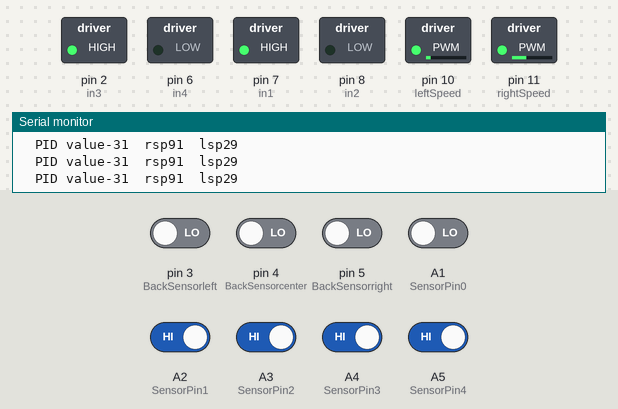
Recording of a sketch running on a simulated Arduino Uno, built with avr-gcc and run on an emulated ATmega328P. Parts: switched loads named in the sketch (green lamp = pin HIGH), the last lines printed to the serial monitor. The test bench sets the inputs (shaded band); at power-on: A2 (SensorPin1), A3 (SensorPin2), A4 (SensorPin3), A5 (SensorPin4) HIGH, A1 (SensorPin0), pin 3 (BackSensorleft), pin 4 (BackSensorcenter), pin 5 (BackSensorright) LOW.

Above: at 1.2 s.
1.3 s: A1 (SensorPin0) driven HIGH
At 2.8 s:
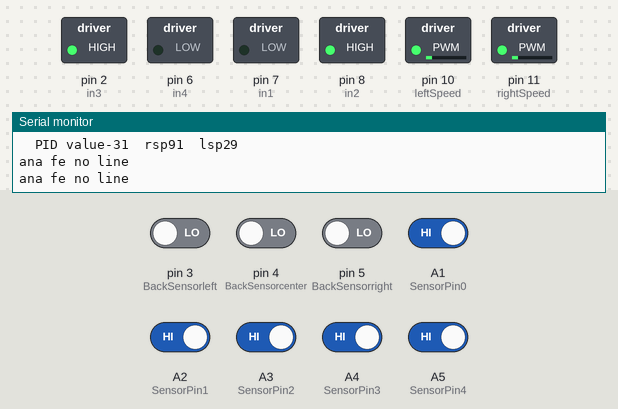
3.3 s: A2 (SensorPin1) driven LOW
At 4.4 s:
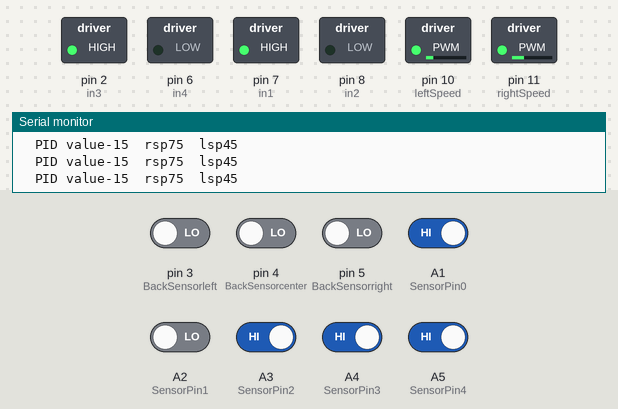
5.3 s: A3 (SensorPin2) driven LOW
At 6.2 s:
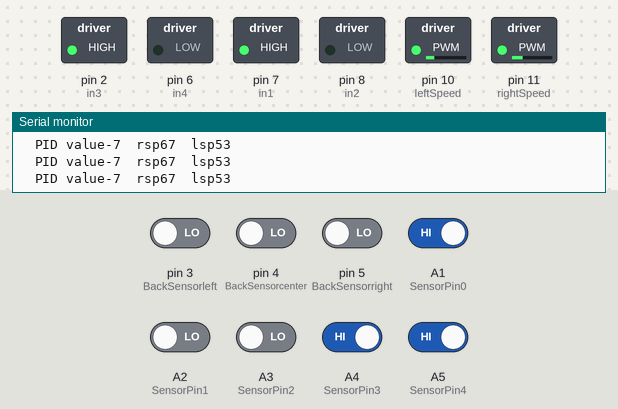
8.3 s: A2 (SensorPin1) driven HIGH
At 9.0 s:
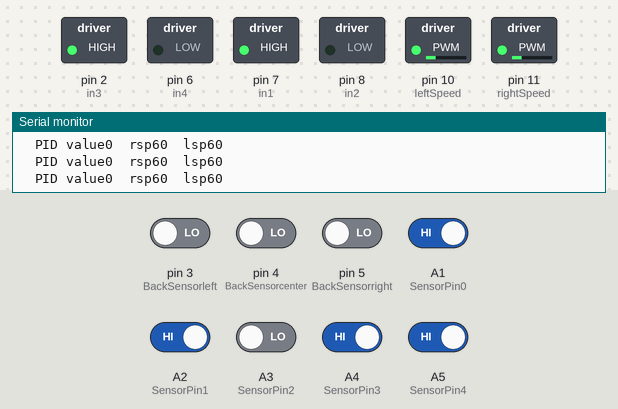
9.8 s: A4 (SensorPin3) driven LOW
At 10.9 s:
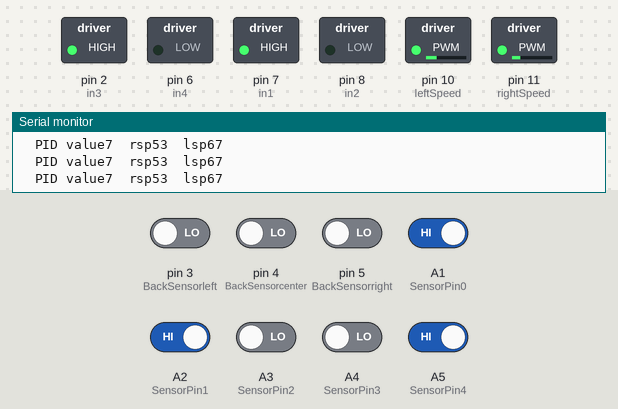
Timing chart, 0 to 12.8 s (numbered marks = the images above; inputs shaded):
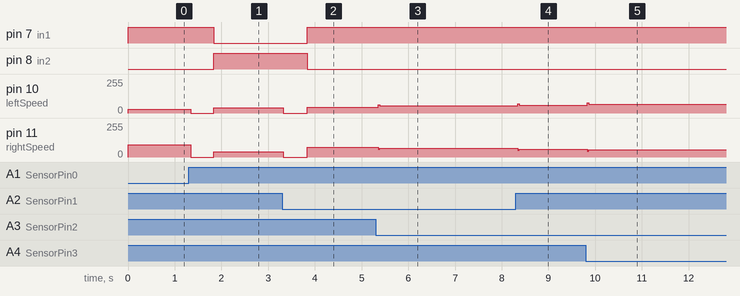

The sketch:

mazeOpt2.ino
```cpp
const int SensorPin0 = A1;
const int SensorPin1 = A2;
const int SensorPin2 = A3;
const int SensorPin3 = A4;
const int SensorPin4 = A5;

const int BackSensorleft = 3;    // left
const int BackSensorcenter = 4;  // right
const int BackSensorright = 5;   // right

const int leftSpeed = 10;  // means pin 9 on the Arduino controls the speed of left motor
const int rightSpeed = 11;
const int in1 = 7;  // in1
const int in2 = 8;  // in2

// left 1 and left 2 control the direction of rotation of left motor
const int in3 = 2;  // in3
const int in4 = 6;  // in4
int NO_LINE_COUNTER = 0;
// char path[100] = "";
// unsigned char pathLength = 0; // the length of the path
// int pathIndex = 0;
int error = 0;
// int extraInch = 200;
int LFSensor[5] = { 0, 0, 0, 0, 0 };
int BKSensor[3] = { 0, 0, 0 };
char path[100] = "";
unsigned char pathLength = 0;  // the length of the path
int pathIndex = 0;
// #define turning_speed 80
int P, D, I = 0, previousError, PIDvalue;
int lsp, rsp;
int lfspeed = 60;
int turnspeed = 50;
double Kp = 7.8;
double Ki = 0;
double Kd = 10;

#define STOPPED 0
#define FOLLOWING_LINE 1
#define NO_LINE 2
#define CONT_LINE 3
#define RIGHT_TURN 4
#define LEFT_TURN 5

int mode = STOPPED, previousMode = STOPPED;
int status = false;
void PID() {

  if (LFSensor[0] == 0 && LFSensor[1] == 0 && LFSensor[2] == 1 && LFSensor[3] == 0 && LFSensor[4] == 0)
    error = 0;
  else if (LFSensor[0] == 0 && LFSensor[1] == 0 && LFSensor[2] == 1 && LFSensor[3] == 1 && LFSensor[4] == 0)
    error = 1;
  else if (LFSensor[0] == 0 && LFSensor[1] == 0 && LFSensor[2] == 0 && LFSensor[3] == 1 && LFSensor[4] == 0)
    error = 2;
  else if (LFSensor[0] == 0 && LFSensor[1] == 0 && LFSensor[2] == 0 && LFSensor[3] == 1 && LFSensor[4] == 1)
    error = 3;
  else if (LFSensor[0] == 0 && LFSensor[1] == 0 && LFSensor[2] == 0 && LFSensor[3] == 0 && LFSensor[4] == 1)
    error = 4;
  else if (LFSensor[0] == 0 && LFSensor[1] == 1 && LFSensor[2] == 1 && LFSensor[3] == 0 && LFSensor[4] == 0)
    error = -1;
  else if (LFSensor[0] == 0 && LFSensor[1] == 1 && LFSensor[2] == 0 && LFSensor[3] == 0 && LFSensor[4] == 0)
    error = -2;
  else if (LFSensor[0] == 1 && LFSensor[1] == 1 && LFSensor[2] == 0 && LFSensor[3] == 0 && LFSensor[4] == 0)
    error = -3;
  else if (LFSensor[0] == 1 && LFSensor[1] == 0 && LFSensor[2] == 0 && LFSensor[3] == 0 && LFSensor[4] == 0)
    error = -4;

  P = error;
  I += error;
  D = (error - previousError);
  PIDvalue = Kp * P + Ki * I + Kd * D;
  previousError = error;

  lsp = lfspeed - PIDvalue;
  rsp = lfspeed + PIDvalue;
  if (lsp > 255)
    // lsp = 150;
    lsp = 255;
  if (lsp < 0)
    lsp = 0;
  if (rsp > 255)
    // rsp = 150;
    rsp = 255;
  if (rsp < 0)
    rsp = 0;

  Serial.print("  PID value");
  Serial.print(PIDvalue);

  Serial.print("  rsp");
  Serial.print(lsp);
  Serial.print("  lsp");
  Serial.println(rsp);


  analogWrite(leftSpeed, rsp);
  analogWrite(rightSpeed, lsp);
}

void readLightSensor() {
  // 0 --> white
  LFSensor[0] = !digitalRead(SensorPin0);
  LFSensor[1] = !digitalRead(SensorPin1);
  LFSensor[2] = !digitalRead(SensorPin2);
  LFSensor[3] = !digitalRead(SensorPin3);
  LFSensor[4] = !digitalRead(SensorPin4);
}
void readBackSensor() {

  BKSensor[0] = digitalRead(BackSensorleft);    // left
  BKSensor[1] = digitalRead(BackSensorcenter);  // right
  BKSensor[2] = digitalRead(BackSensorright);
}

void testLFSensor() {
  Serial.print(LFSensor[0]);
  Serial.print(" ");
  Serial.print(LFSensor[1]);
  Serial.print(" ");
  Serial.print(LFSensor[2]);
  Serial.print(" ");
  Serial.print(LFSensor[3]);
  Serial.print(" ");
  Serial.println(LFSensor[4]);

  Serial.print(BKSensor[0]);
  Serial.print(" ");
  Serial.print(BKSensor[1]);
  Serial.print(" ");
  Serial.println(BKSensor[2]);
}

void Read_IR_sensors() {
  readLightSensor();
  readBackSensor();
  previousMode = mode;
  if (LFSensor[0] && LFSensor[1] && LFSensor[2] && LFSensor[3] && LFSensor[4]) {
    // 11111
    mode = CONT_LINE;
    // error = 0;
  } else if (!LFSensor[0] && LFSensor[2] && LFSensor[3] && LFSensor[4]) {
    // 0XXX1
    mode = RIGHT_TURN;
    // error = 0;
  } else if (LFSensor[0] && LFSensor[1] && LFSensor[2] && !LFSensor[4]) {
    // 1XXX0
    // 100X0
    mode = LEFT_TURN;
    // error = 0;
  } else if (!LFSensor[0] && !LFSensor[1] && !LFSensor[2] && !LFSensor[3] && !LFSensor[4] && previousMode == FOLLOWING_LINE && mode==FOLLOWING_LINE && BKSensor[0] == 0 && BKSensor[1] == 0 && BKSensor[2] == 0) {
    // 00000
    mode = NO_LINE;
    // error = 0;
  } else
    mode = FOLLOWING_LINE;
}

void setup() {
  Serial.begin(9600);
  pinMode(SensorPin0, INPUT);
  pinMode(SensorPin1, INPUT);
  pinMode(SensorPin2, INPUT);
  pinMode(SensorPin3, INPUT);
  pinMode(SensorPin4, INPUT);

  pinMode(BackSensorright, INPUT);
  pinMode(BackSensorcenter, INPUT);
  pinMode(BackSensorleft, INPUT);

  pinMode(in1, OUTPUT);
  pinMode(in2, OUTPUT);
  pinMode(in3, OUTPUT);
  pinMode(in4, OUTPUT);
  pinMode(leftSpeed, OUTPUT);
  pinMode(rightSpeed, OUTPUT);
  digitalWrite(in1, HIGH);
  digitalWrite(in2, LOW);
  digitalWrite(in3, HIGH);
  digitalWrite(in4, LOW);
}

void stopCar() {
  analogWrite(rightSpeed, 0);
  analogWrite(leftSpeed, 0);
}

void forward() {
  digitalWrite(in1, HIGH);
  digitalWrite(in2, LOW);
  digitalWrite(in3, HIGH);
  digitalWrite(in4, LOW);
  PID();
}
void adjustDirection() {
  digitalWrite(in1, HIGH);
  digitalWrite(in2, LOW);
  digitalWrite(in3, HIGH);
  digitalWrite(in4, LOW);
}

void left() {               // rotates the car left, assuming speed leftSpeedVal and rightSpeedVal are set high enough
  digitalWrite(in1, HIGH); //right
  digitalWrite(in2, LOW); //right
  digitalWrite(in3, HIGH);
  digitalWrite(in4, LOW);
  analogWrite(rightSpeed, turnspeed);
  analogWrite(leftSpeed, 0);
  // Serial.println("lefttttt");
}
void Uturn() {              // rotates the car left, assuming speed leftSpeedVal and rightSpeedVal are set high enough
  digitalWrite(in1, LOW);   //right
  digitalWrite(in2, HIGH);  //right
  digitalWrite(in3, HIGH);
  digitalWrite(in4, LOW);
  analogWrite(rightSpeed, 38);
  analogWrite(leftSpeed, 38);
  // Serial.print("uturn");
}

void right() {
  digitalWrite(in1, HIGH);
  digitalWrite(in2, LOW);
  digitalWrite(in3, HIGH);
  digitalWrite(in4, LOW);
  analogWrite(rightSpeed, 0);
  analogWrite(leftSpeed, turnspeed);
}
void recIntersection(char direction) {
  path[pathLength] = direction;  // Store the intersection in the path variable.
  pathLength++;
  // Serial.print(direction);

  // simplifyPath();  // Simplify the learned path.
}

void mazeSolve() {

  // // Serial.println("In Maze");
  // while (!status)  // it does not reach the end
  // {
    // Serial.println("In status");
    // Serial.print("Mode");
    // Serial.println(mode);

    Read_IR_sensors();

    switch (mode) {
      case NO_LINE:
        Serial.println("ana fe no line");
        // if (digitalRead(BackSensorleft) == 0 && digitalRead(BackSensorcenter) == 0 && digitalRead(BackSensorright) == 0) {
          Serial.println("ana fe no line");
          stopCar();
          delay(500);
          Uturn();
          delay(1000);
          Serial.println("ana abl el while");
          // while (!(BKSensor[0] == 0 && BKSensor[1] == 1 && BKSensor[2] == 0)) {
          //   Serial.println("ana fel while ele fe no line");
          // }
          while (!(LFSensor[0] == 1 || LFSensor[1] == 1 || LFSensor[2] == 1)) {
            Serial.println("ana fel while ele fe no line");
            readLightSensor();
          }
          stopCar();
          Serial.println("ana ba3d el sto0p");
          delay(500);
        // }
          // if (path[pathLength] != 'B')
          //   recIntersection('B');
        break;

      case RIGHT_TURN:
        Serial.println("RIGHT_TURN");
        adjustDirection();
        ///Reaching right turn
        readBackSensor();

        // Serial.print("Bara while  ");
        // Serial.println(BKSensor[2]);

        while (!(BKSensor[2] == 1 && BKSensor[1] == 1))  //not black
        {                                                // 0 -> there is right turn
          readBackSensor();
          // Serial.print("Gowa while  ");
          // Serial.println(BKSensor[2]);
        }

        stopCar();
        delay(500);
        Serial.println("Ana ba3d elwhile yrgala");
        if (!(digitalRead(A1) == 0 || digitalRead(A2) == 0 || digitalRead(A3) == 0 || digitalRead(A4) == 0 || digitalRead(A5) == 0)) {
          right();
          delay(1000);
          //hastna le7ad ma elky f nos yeb2a white
          // while(BKSensor[1] != 0)
          // {
          //           readBackSensor();
          // }
          //ba3den yeb2a ely f nos eswed
          while (!(BKSensor[0] == 0 && BKSensor[1] == 1 && BKSensor[2] == 0))  //not black
          {
            readBackSensor();
          }
          stopCar();
          delay(500);
          // recIntersection('R');
        }
        break;

      case LEFT_TURN:
      case CONT_LINE:
        // Serial.println("LEFT_TURN");
        adjustDirection();
        while (!(BKSensor[0] == 1 && BKSensor[1] == 1))  //not black
        {                                                // 0 -> there is right turn
          readBackSensor();
        }
        stopCar();
        delay(500);

        left();
        delay(1000);

        while (!(BKSensor[0] == 0 && BKSensor[1] == 1 && BKSensor[2] == 0))  //not black
        {
          readBackSensor();
        }
        stopCar();
        delay(500);
        mode = FOLLOWING_LINE;

        // recIntersection('L');
        break;
      case FOLLOWING_LINE:
        // Serial.println("Forward");
        // testLFSensor();
        forward();
        // recIntersection('S');
        break;
    // }
  }
}

void loop() {
  mazeSolve();  // First pass to solve the maze
  // testLFSensor();
  // right(50);
  // right(50);
  // Uturn();
  // right();
  // readLightSensor();
  // testLFSensor();
  // forward();
}
```

Measured:
- after the input at 1.3 s, pin 7 (in1): HIGH → LOW after 0.54 s; pin 8 (in2): LOW → HIGH after 0.54 s; pin 10 (leftSpeed): 29/255 → 0/255 at once, → 38/255 0.50 s later; pin 11 (rightSpeed): 91/255 → 0/255 at once, → 38/255 0.50 s later
- after the input at 3.3 s, pin 7 (in1): LOW → HIGH after 0.54 s; pin 8 (in2): HIGH → LOW after 0.54 s; pin 10 (leftSpeed): 38/255 → 0/255 at once, → 45/255 0.52 s later; pin 11 (rightSpeed): 38/255 → 0/255 at once, → 75/255 0.52 s later
- after the input at 5.3 s, pin 10 (leftSpeed): 45/255 → 53/255 after 0.06 s; pin 11 (rightSpeed): 75/255 → 67/255 after 0.06 s
- after the input at 8.3 s, pin 10 (leftSpeed): 53/255 → 60/255 after 0.05 s; pin 11 (rightSpeed): 67/255 → 60/255 after 0.05 s
- after the input at 9.8 s, pin 10 (leftSpeed): 60/255 → 67/255 at once; pin 11 (rightSpeed): 60/255 → 53/255 at once
